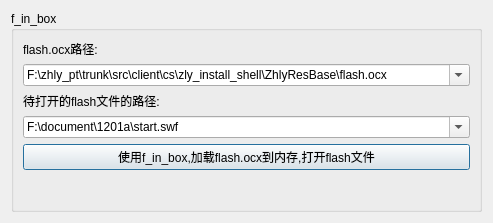
<?xml version="1.0" encoding="UTF-8"?>
<ui version="4.0">
 <class>FInBoxDialog</class>
 <widget class="QDialog" name="FInBoxDialog">
  <property name="geometry">
   <rect>
    <x>0</x>
    <y>0</y>
    <width>493</width>
    <height>223</height>
   </rect>
  </property>
  <property name="windowTitle">
   <string>FInBoxDialog</string>
  </property>
  <layout class="QGridLayout" name="gridLayout_2">
   <item row="0" column="0">
    <widget class="QGroupBox" name="groupBox">
     <property name="title">
      <string>f_in_box</string>
     </property>
     <layout class="QGridLayout" name="gridLayout">
      <item row="1" column="0">
       <widget class="QComboBox" name="comboBox_flashocx_path">
        <property name="editable">
         <bool>true</bool>
        </property>
        <item>
         <property name="text">
          <string>F:\zhly_pt\trunk\src\client\cs\zly_install_shell\ZhlyResBase\flash.ocx</string>
         </property>
        </item>
       </widget>
      </item>
      <item row="5" column="0">
       <spacer name="verticalSpacer">
        <property name="orientation">
         <enum>Qt::Vertical</enum>
        </property>
        <property name="sizeHint" stdset="0">
         <size>
          <width>20</width>
          <height>40</height>
         </size>
        </property>
       </spacer>
      </item>
      <item row="2" column="0">
       <widget class="QLabel" name="label_2">
        <property name="text">
         <string>待打开的flash文件的路径:</string>
        </property>
       </widget>
      </item>
      <item row="0" column="0">
       <widget class="QLabel" name="label">
        <property name="text">
         <string>flash.ocx路径:</string>
        </property>
       </widget>
      </item>
      <item row="3" column="0">
       <widget class="QComboBox" name="comboBox_flashfile_path">
        <property name="editable">
         <bool>true</bool>
        </property>
        <item>
         <property name="text">
          <string>F:\document\1201a\start.swf</string>
         </property>
        </item>
       </widget>
      </item>
      <item row="4" column="0">
       <widget class="QPushButton" name="pushButton_open_flash_use_f_in_box">
        <property name="text">
         <string>使用f_in_box,加载flash.ocx到内存,打开flash文件</string>
        </property>
       </widget>
      </item>
     </layout>
    </widget>
   </item>
  </layout>
 </widget>
 <resources/>
 <connections/>
</ui>
